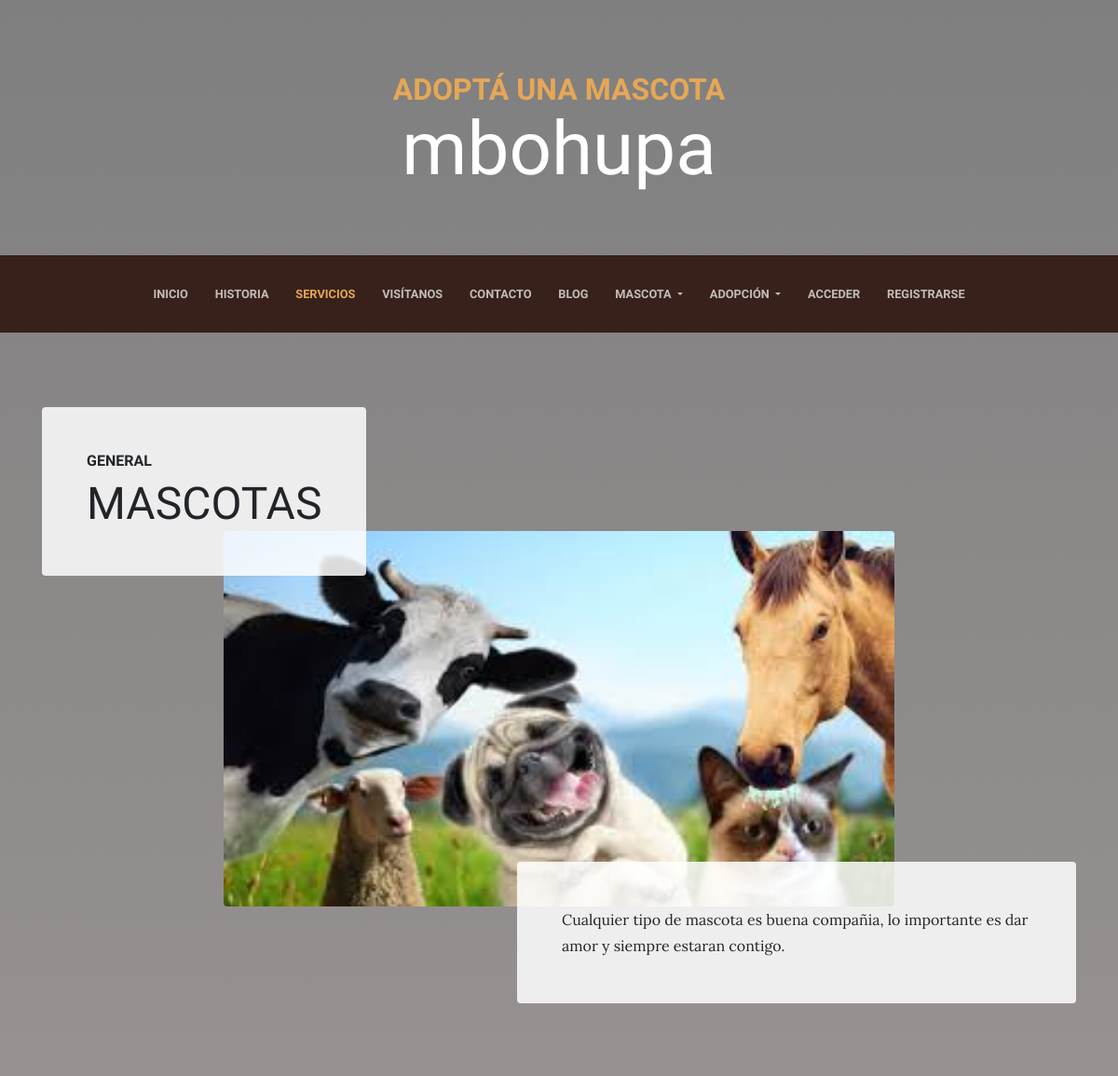
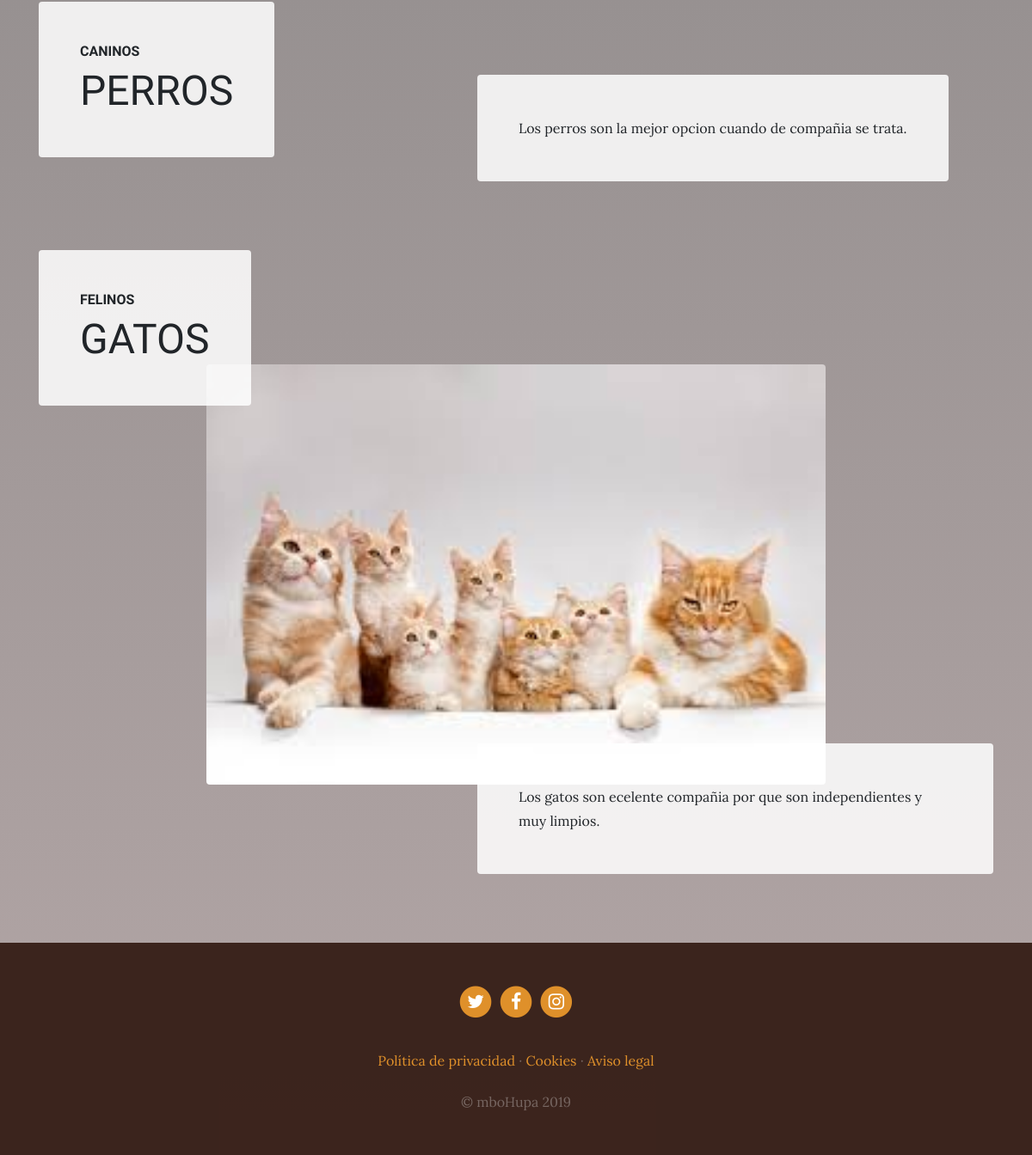
Page /services/ on the committed database (2 pictures, top to bottom).
### services/models.py (models this page shows, shortened)
class Services(models.Model):
    title = models.CharField(max_length=200, verbose_name='Titulo')
    subtitle = models.CharField(max_length=200, verbose_name='SubTitulo')
    content = models.TextField(verbose_name= 'Contenido')
    image = models.ImageField(verbose_name='Imagen', upload_to='services')
    created = models.DateTimeField(auto_now_add=True, verbose_name='Fecha de Creacion')
    updated = models.DateTimeField(auto_now=True, verbose_name='Fecha de Edicion')
    class Meta:
        verbose_name = 'servicio'
        verbose_name_plural = 'servicios'
        ordering = ['-created']

### pages/models.py (models this page shows, shortened)
class Page(models.Model):
    title = models.CharField(verbose_name= 'Titulo', max_length=200)
    content = RichTextField(verbose_name='Contenido')
    order = models.SmallIntegerField(verbose_name="Orden", default=0)
    created = models.DateTimeField(auto_now_add=True, verbose_name='Fecha de Creacion')
    updated = models.DateTimeField(auto_now=True, verbose_name='Fecha de Edicion')
    class Meta:
        verbose_name = 'pagina'
        verbose_name_plural = 'paginas'
        ordering = ['-title']

### services/views.py (the view)
# urls.py: path('services/', include('services.urls')),
def services (request):
    services = Services.objects.all()
    return render(request, 'services/services.html', {'services':services})

### pages/templatetags/pages_extras.py (called while the page is built)
@register.simple_tag
def get_page_list():
    pages = Page.objects.all()
    return pages

### social/processors.py (called while the page is built)
def ctx_dict(request):
    ctx = {}
    links = Link.objects.all()
    for link in links:
        ctx[link.key] = link.url
    return ctx

### services/templates/services/services.html (shortened to what this page needs)
{% extends 'core/base.html' %}
{% load static %}
{% block content %}
  {% for service in services %}
    <section class="page-section">
      <div class="container">
        <div class="product-item">
          <div class="product-item-title d-flex">
            <div class="bg-faded p-5 d-flex mr-auto rounded">
              <h2 class="section-heading mb-0">
                <span class="section-heading-upper">{{service.subtitle}}</span>
                <span class="section-heading-lower">{{service.title}}</span>
              </h2>
            </div>
          </div>
          <img class="product-item-img mx-auto d-flex rounded img-fluid mb-3 mb-lg-0" src="{{service.image.url}}" alt="">
          <div class="product-item-description d-flex ml-auto">
            <div class="bg-faded p-5 rounded">
              <p class="mb-0">{{service.content}}</p>
            </div>
          </div>
        </div>
      </div>
    </section>
  {% endfor %}
{% endblock %}

### core/templates/core/base.html (shortened to what this page needs)
<!DOCTYPE html>
<html lang="es">
  <head>
    {% load static %}
    <link href="{% static 'core/vendor/bootstrap/css/bootstrap.min.css' %}" rel="stylesheet">
    <link href="{% static 'core/vendor/font-awesome/css/font-awesome.min.css' %}" rel="stylesheet" type="text/css">
    <link href="{% static 'core/css/business-casual.css' %}" rel="stylesheet">
    <link href="{% static 'core/css/estilos.css' %}" rel="stylesheet">
  </head>
  <body>
    <h1 class="site-heading text-center text-white d-none d-lg-block">
      <span class="site-heading-upper text-primary mb-3">Adoptá una mascota</span>
      <span class="site-heading-lower text-lowercase">mboHupa</span>
    </h1>
    <nav class="navbar navbar-expand-lg navbar-dark py-lg-4 mb-5" id="mainNav">
      <div class="container-fluid">
        <div class="collapse navbar-collapse" id="navbarResponsive">
          <ul class="navbar-nav mx-auto">
            <li class="nav-item px-lg-2 {% if request.path == '/' %}active{% endif %}">
              <a class="nav-link text-uppercase text-expanded" href="{% url 'home' %}">Inicio</a>
            </li>
            <li class="nav-item px-lg-2 {% if request.path == '/about/' %}active{% endif %}">
              <a class="nav-link text-uppercase text-expanded" href="{% url 'about' %}">Historia</a>
            </li>
            <li class="nav-item px-lg-2 {% if request.path == '/services/' %}active{% endif %}">
              <a class="nav-link text-uppercase text-expanded" href="{% url 'services' %}">Servicios</a>
            </li>
            <li class="nav-item px-lg-2 {% if request.path == '/store/' %}active{% endif %}">
              <a class="nav-link text-uppercase text-expanded" href="{% url 'store' %}">Visítanos</a>
            </li>
            <li class="nav-item px-lg-2 {% if request.path == '/solicitud/nueva/' %}active{% endif %}">
              <a class="nav-link text-uppercase text-expanded" href="{% url 'contact' %}">Contacto</a>
            </li>
            <li class="nav-item px-lg-2 {% if request.path|slice:":6" == '/blog/' %}active{% endif %}">
              <a class="nav-link text-uppercase text-expanded" href="{% url 'blog' %}">Blog</a>
            </li>
            <li class="nav-item px-lg-2 dropdown">
              <a class="nav-link dropdown-toggle text-uppercase text-expanded" href="" id="navbarDropdown" role="button" data-toggle="dropdown" aria-haspopup="true" aria-expanded="false">
                Mascota
              </a>
            </li>
            <li class="nav-item px-lg-2 dropdown ">
              <a class="nav-link dropdown-toggle text-uppercase text-expanded" href="#" id="navbarDropdown" role="button" data-toggle="dropdown" aria-haspopup="true" aria-expanded="false">
                Adopción
              </a>
            </li>
            {% if not request.user.is_authenticated %}
              <li class="nav-item px-lg-2 {% if request.path == 'login' %}active{% endif %}">
                <a class="nav-link text-uppercase text-expanded" href="{% url 'login' %}">Acceder</a>
              </li>
              <li class="nav-item px-lg-2 {% if request.path == 'signup' %}active{% endif %}">
                  <a class="nav-link text-uppercase text-expanded" href="{% url 'signup' %}">Registrarse</a>
                </li>
            {% endif %}
          </ul>
        </div>
      </div>
    </nav>
    {% block content %}
    {% endblock %}
    <footer class="footer text-faded text-center py-5 mt-5">
      <div class="container">
        <p class="m-0">
          {% if LINK_TWITTER %}
            <a href="{{LINK_TWITTER}}" class="link">
              <span class="fa-stack fa-lg">
                <i class="fa fa-circle fa-stack-2x"></i>
                <i class="fa fa-twitter fa-stack-1x fa-inverse"></i>
              </span>
            </a>
          {% endif %}
          {% if LINK_FACEBOOK %}
            <a href="{{LINK_FACEBOOK}}" class="link">
              <span class="fa-stack fa-lg">
                <i class="fa fa-circle fa-stack-2x"></i>
                <i class="fa fa-facebook fa-stack-1x fa-inverse"></i>
              </span>
            </a>
          {% endif%}
          {% if LINK_INSTAGRAM %}
            <a href="{{LINK_INSTAGRAM}}" class="link">
              <span class="fa-stack fa-lg">
                <i class="fa fa-circle fa-stack-2x"></i>
                <i class="fa fa-instagram fa-stack-1x fa-inverse"></i>
              </span>
            </a>
          {% endif %}
        </p>
        <p class="m-0 mbt">
          {% load pages_extras %}
          {% get_page_list as page_list %}
          {% for page in page_list %}
            <a href="{% url 'page' page.id page.title|slugify %}" class="link">
              {{page.title}}
            </a>
            {% if not forloop.last %}·{% endif %}
          {% endfor %}
        </p>
        <p class="m-0 mbt1">&copy; mboHupa 2019</p>
      </div>
	  </footer>
  </body>
</html>

### core/static/core/css/business-casual.css (style rules this page uses)
body { font-family: 'Lora'; background: linear-gradient(rgba(47, 23, 15, 0.65), rgba(47, 23, 15, 0.65)), url("../img/bg.jpg"); background-attachment: fixed; background-position: center; background-size: cover; }
h1, h2, h3, h4, h5, h6 { font-family: 'Raleway'; }
p { line-height: 1.75; }
.text-faded { color: rgba(255, 255, 255, 0.3); }
.site-heading { margin-top: 5rem; margin-bottom: 5rem; text-transform: uppercase; line-height: 1; font-family: 'Raleway'; }
.site-heading .site-heading-upper { display: block; font-size: 2rem; font-weight: 800; }
.site-heading .site-heading-lower { font-size: 5rem; font-weight: 100; line-height: 4rem; }
.page-section { margin-top: 5rem; margin-bottom: 5rem; }
.section-heading { text-transform: uppercase; }
.section-heading .section-heading-upper { display: block; font-size: 1rem; font-weight: 800; padding-bottom:.5rem; }
.section-heading .section-heading-lower { display: block; font-size: 3rem; font-weight: 100; }
.bg-faded { background-color: rgba(255, 255, 255, 0.85); }
#mainNav { background-color: rgba(47, 23, 15, 0.9); font-family: 'Raleway'; }
#mainNav .navbar-nav .nav-item .nav-link { color: rgba(255, 255, 255, 0.7); font-weight: 800; }
#mainNav .navbar-nav .nav-item.active .nav-link { color: #e6a756; }
@media (min-width: 992px) { #mainNav .navbar-nav .nav-item .nav-link { font-size: 0.9rem; } }
@media (min-width: 992px) { .product-item .product-item-title { position: relative; z-index: 1; margin-bottom: -3rem; } }
@media (min-width: 992px) { .product-item .product-item-img { position: relative; z-index: 0; max-width: 60vw; } }
@media (min-width: 992px) { .product-item .product-item-description { position: relative; z-index: 1; margin-top: -3rem; max-width: 50vw; } }
.footer { background-color: rgba(47, 23, 15, 0.9); }
.text-primary { color: #e6a756 !important; }
.mbt { padding-top: 2rem; }
.mbt1 { padding-top: 1.25rem; }
a.link { color: #df902a; }

### core/static/core/css/estilos.css (style rules this page uses)
.navbar-nav { text-align: center; }
body { font-family: 'Lora'; background:linear-gradient(rgba(0, 0, 0, 0.5), rgb(179, 166, 166)); background-attachment: fixed; background-position: center; background-size: cover; }
.product-item .product-item-img { width: 80%; }
.navbar > .container, .navbar > .container-fluid { justify-content:space-between; }
#mainNav .navbar-nav .nav-item .nav-link { font-size: 0.8rem; }
.navbar-expand-lg .navbar-nav .nav-link { padding-right: .4rem; padding-left: .4rem; }

### rows in the picture
Services: subtitle "GENERAL", title "MASCOTAS", image (picture), content "Cualquier tipo de mascota es buena compañia, lo importante es dar amor y siempre estaran contigo."
Services: subtitle "CANINOS", title "PERROS", content "Los perros son la mejor opcion cuando de compañia se trata."
Services: subtitle "FELINOS", title "GATOS", image (picture), content "Los gatos son ecelente compañia por que son independientes y muy limpios."
Page: title "Política de privacidad"
Page: title "Cookies"
Page: title "Aviso legal"
